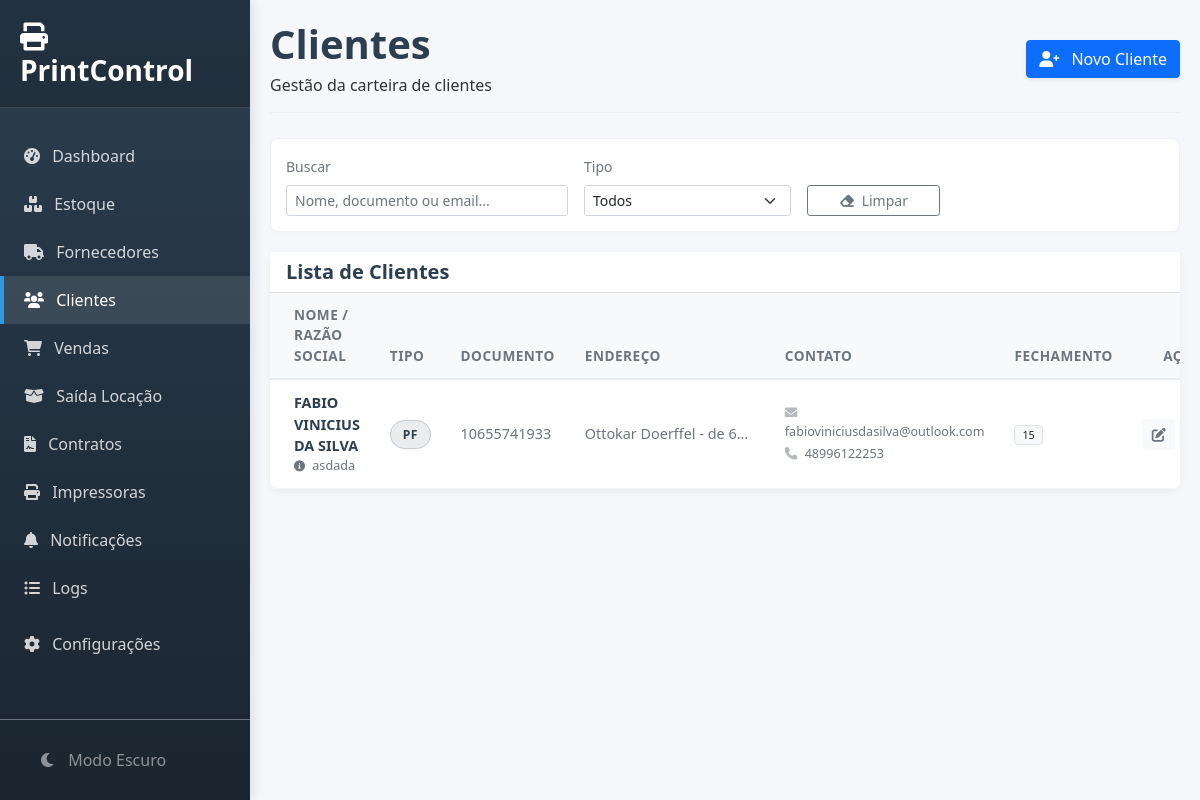
Screenshot of /clientes with the database file from the repository.
### app.py (models this page shows)
class Cliente(db.Model):
    id = db.Column(db.Integer, primary_key=True)
    nome = db.Column(db.String(100), nullable=False)
    tipo_pessoa = db.Column(db.String(20))
    documento = db.Column(db.String(20))
    endereco = db.Column(db.String(200))
    telefone = db.Column(db.String(20))
    email = db.Column(db.String(100))
    data_fechamento = db.Column(db.Integer)
    observacao = db.Column(db.Text)

### app.py (the view)
@app.route('/clientes')
def clientes():
    todos_clientes = Cliente.query.order_by(Cliente.nome).all()
    return render_template('clientes.html', clientes=todos_clientes)

### app.py (called while the page is built)
@app.context_processor
def utility_processor():
    try:
        config = Configuracao.query.first()
        if not config:
            config = Configuracao()
            db.session.add(config)
            db.session.commit()
        return dict(hoje=datetime.now(), config=config)
    except: return dict(hoje=datetime.now(), config=None)

### templates/clientes.html (shortened to what this page needs)
{% extends "base.html" %}
{% block content %}
<div id="clientes-page" class="page-content active">
    <div class="page-header">
        <div class="d-flex justify-content-between align-items-center">
            <div>
                <h1 class="page-title">Clientes</h1>
                <p class="page-subtitle mb-0">Gestão da carteira de clientes</p>
            </div>
            <div>
                <button class="btn btn-primary btn-action shadow-sm" onclick="abrirModalCliente()">
                    <i class="fas fa-user-plus me-2"></i> Novo Cliente
                </button>
            </div>
        </div>
    </div>
    <div class="filter-bar">
        <div class="row g-3 align-items-end">
            <div class="col-md-4">
                <label class="form-label small text-muted">Buscar</label>
                <input type="text" class="form-control form-control-sm" id="filtroBusca" placeholder="Nome, documento ou email..." onkeyup="filtrarTabela()">
            </div>
            <div class="col-md-3">
                <label class="form-label small text-muted">Tipo</label>
                <select class="form-select form-select-sm" id="filtroTipo" onchange="filtrarTabela()">
                    <option value="">Todos</option>
                </select>
            </div>
            <div class="col-md-2">
                <button class="btn btn-outline-secondary btn-sm w-100" onclick="limparFiltros()">
                    <i class="fas fa-eraser me-1"></i> Limpar
                </button>
            </div>
        </div>
    </div>
    <div class="card">
        <div class="card-header bg-white">
            <h5 class="card-title mb-0" style="color: #2C3E50; font-family: 'Segoe UI'; font-weight: 600;">Lista de Clientes</h5>
        </div>
        <div class="card-body p-0">
            <div class="table-responsive">
                <table class="table table-hover mb-0" id="tabelaClientes">
                    <thead>
                        <tr>
                            <th class="ps-4">Nome / Razão Social</th>
                            <th>Tipo</th>
                            <th>Documento</th>
                            <th>Endereço</th> <th>Contato</th>
                            <th>Fechamento</th>
                            <th width="100" class="text-end pe-4">Ações</th>
                        </tr>
                    </thead>
                    <tbody>
                        {% for cliente in clientes %}
                        <tr>
                            <td class="ps-4">
                                <div class="fw-bold" style="color: #2C3E50;">{{ cliente.nome }}</div>
                                {% if cliente.observacao %}
                                    <small class="text-muted d-block text-truncate" style="max-width: 250px;">
                                        <i class="fas fa-info-circle me-1 small"></i> {{ cliente.observacao }}
                                    </small>
                                {% endif %}
                            </td>
                            <td>
                                {% if cliente.tipo_pessoa == 'Jurídica' %}
                                    <span class="badge-pill badge-soft-primary">PJ</span>
                                {% else %}
                                    <span class="badge-pill badge-soft-dark">PF</span>
                                {% endif %}
                            </td>
                            <td class="text-muted small">{{ cliente.documento if cliente.documento else '-' }}</td>
                            <td class="text-muted small text-truncate" style="max-width: 200px;" title="{{ cliente.endereco }}">
                                {{ cliente.endereco if cliente.endereco else '-' }}
                            </td>
                            <td>
                                <div class="small">
                                    {% if cliente.email %}
                                        <div class="text-muted mb-1"><i class="fas fa-envelope me-1 opacity-50"></i> {{ cliente.email }}</div>
                                    {% endif %}
                                    {% if cliente.telefone %}
                                        <div class="text-muted"><i class="fas fa-phone me-1 opacity-50"></i> {{ cliente.telefone }}</div>
                                    {% endif %}
                                </div>
                            </td>
                            <td>
                                {% if cliente.data_fechamento %}
                                    <span class="badge bg-light text-dark border fw-normal">{{ cliente.data_fechamento }}</span>
                                {% else %}
                                    <span class="text-muted small">-</span>
                                {% endif %}
                            </td>
                            <td class="text-end pe-4">
                                <div class="d-flex justify-content-end gap-1">
                                    <button class="btn btn-sm btn-light text-secondary"
                                        onclick="editarCliente(
                                            '{{ cliente.id }}',
                                            '{{ cliente.nome }}',
                                            '{{ cliente.tipo_pessoa }}',
                                            '{{ cliente.documento }}',
                                            '{{ cliente.endereco }}',
                                            '{{ cliente.telefone }}',
                                            '{{ cliente.email }}',
                                            '{{ cliente.data_fechamento }}',
                                            `{{ cliente.observacao }}`
                                        )" title="Editar">
                                        <i class="fas fa-edit"></i>
                                    </button>
                                </div>
                            </td>
                        </tr>
                        {% else %}
                        <tr><td colspan="7" class="text-center p-5 text-muted">Nenhum cliente cadastrado.</td></tr>
                        {% endfor %}
                    </tbody>
                </table>
            </div>
        </div>
    </div>
</div>
{% endblock %}

### templates/base.html (style rules this page uses)
:root { --primary-color: #2c3e50; --secondary-color: #3498db; --success-color: #27ae60; --warning-color: #f39c12; --danger-color: #e74c3c; --bg-body: #f5f7fa; --bg-card: #ffffff; --bg-sidebar: linear-gradient(180deg, #2c3e50 0%, #1a252f 100%); --text-main: #333333; --text-muted: #6c757d; --border-color: #eeeeee; --input-bg: #ffffff; --input-border: #ced4da; --table-head-bg: #f8f9fa; --table-hover: #fafafa; --filter-bar-bg: #ffffff; }
body { font-family: 'Segoe UI', sans-serif; background-color: var(--bg-body); color: var(--text-main); transition: background-color 0.3s, color 0.3s; }
.card { background-color: var(--bg-card); border-radius: 10px; border: 1px solid var(--border-color); box-shadow: 0 5px 15px rgba(0, 0, 0, 0.08); margin-bottom: 24px; }
.page-header { margin-bottom: 25px; border-bottom: 1px solid var(--border-color); padding-bottom: 15px; }

### templates/clientes.html (style rules this page uses)
.page-title { color: #2C3E50 !important; font-family: 'Segoe UI', sans-serif; font-weight: 700; margin-bottom: 5px; }
.filter-bar { background-color: white; padding: 15px; border-radius: 8px; margin-bottom: 20px; border: 1px solid #f0f0f0; box-shadow: 0 2px 5px rgba(0,0,0,0.02); }
.card { border: none; box-shadow: 0 2px 8px rgba(0,0,0,0.05); border-radius: 8px; }
.table thead th { background-color: #f8f9fa; color: #6c757d; font-weight: 600; font-size: 0.85rem; border-bottom: 2px solid #e9ecef; border-top: none; padding: 12px 15px; text-transform: uppercase; letter-spacing: 0.5px; }
.table tbody td { vertical-align: middle; color: #495057; font-size: 0.9rem; padding: 12px 15px; border-bottom: 1px solid #f5f5f5; }
.badge-pill { padding: 5px 12px; border-radius: 50px; font-size: 0.75rem; font-weight: 600; letter-spacing: 0.3px; }
.badge-soft-dark { background-color: rgba(52, 73, 94, 0.1); color: #2c3e50; border: 1px solid rgba(52, 73, 94, 0.2); }

### rows the page displays
Cliente: nome "FABIO VINICIUS DA SILVA", observacao "asdada", tipo_pessoa "PF", documento "10655741933", endereco "Ottokar Doerffel - de 6…", email "fabioviniciusdasilva@outlook.com", telefone "48996122253", data_fechamento "15"
